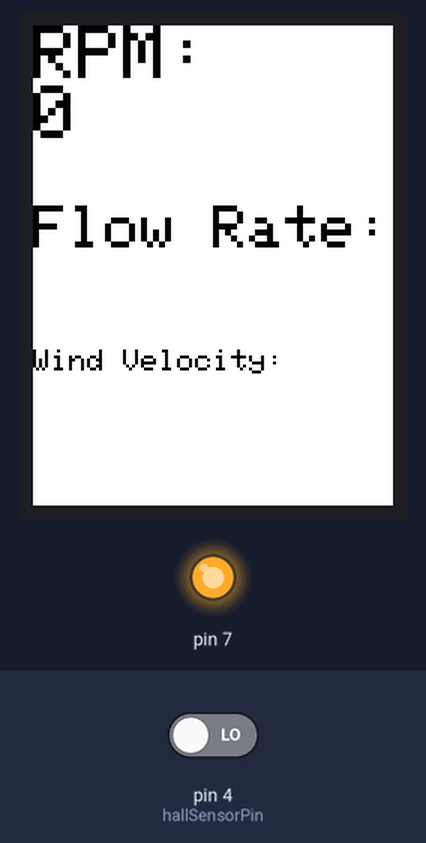
A sketch run on a simulated Arduino Uno, built with avr-gcc and run on an emulated ATmega328P. Parts: 240×320 colour display, output pins drawn as LEDs (lit = HIGH). The inputs (shaded band) are chosen by the test bench; at power-on: pin 4 (hallSensorPin) LOW. Pins used as bus, display or sensor lines are not drawn; what the sketch prints to the serial monitor is not drawn.

Above: at 1.4 s.
1.5 s: pin 4 (hallSensorPin) driven HIGH
At 4.9 s:
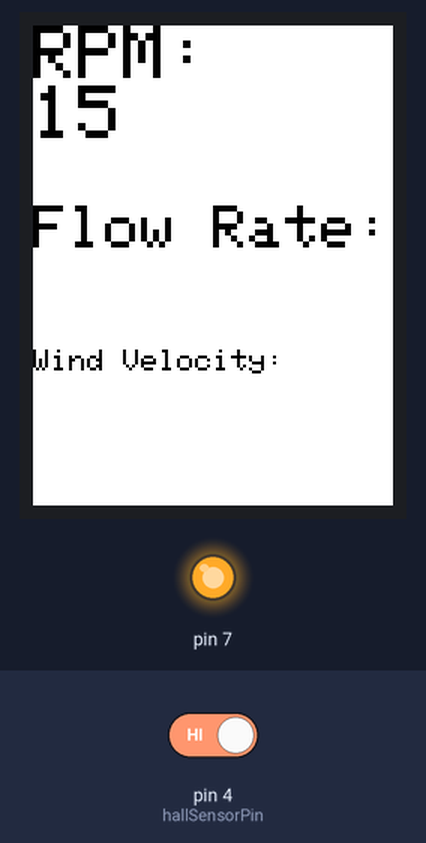
Timing chart, 0 to 6.4 s (numbered marks = the images above; inputs shaded):
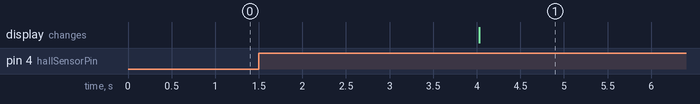

The sketch:

ev-3.ino
```cpp
#include "SPI.h"
#include "Adafruit_GFX.h"
#include "Adafruit_ILI9341.h"
//#include <LiquidCrystal.h>
// #include "TFT_eSPI.h"

// Screen Global Variables
// For the Adafruit shield, these are the default.
#define TFT_DC 9
#define TFT_CS 10
#define TFT_RST 8

// Hall Sensor Global Variables
int periodRPM = 4000; //Change depending on speed
long elapsedTimeRPM  = 0;
int revState = 0;
int revolutions = 0;
int hallSensorPin = 4;
int rpm = 0;

int rpm2 = 0;

// Use hardware SPI (on Uno, #13, #12, #11) and the above for CS/DC
Adafruit_ILI9341 tft = Adafruit_ILI9341(TFT_CS, TFT_DC, TFT_RST);

void setup() {
  // put your setup code here, to run once:
  Serial.begin(9600);
  Serial.println("ILI9341 Test!");

  //deselect all SPI devices
  pinMode(TFT_CS, OUTPUT);
  pinMode(7, OUTPUT);
  digitalWrite(TFT_CS, HIGH);
  digitalWrite(7, HIGH);
  tft.begin();
  //tft.setRotation(1);
  tft.fillScreen(ILI9341_WHITE);

  pinMode(hallSensorPin, INPUT);
}

void loop() {
  if ((millis() - elapsedTimeRPM) >= periodRPM) {
    // Serial.print("revolutions: ");
    // Serial.println(revolutions);
    rpm = revsPM();
    elapsedTimeRPM = millis();
    // Serial.print("RPM: ");
    // Serial.println(rpm);
  }
  rev();

  //tft.fillScreen(ILI9341_WHITE);

  unsigned long start = micros();
  tft.setCursor(0, 40);
  tft.setTextColor(ILI9341_WHITE);
  tft.setTextSize(5);
  tft.println(rpm2);
  tft.setCursor(0, 0);
  tft.setTextColor(ILI9341_BLACK);
  tft.setTextSize(5);
  tft.println("RPM: ");
  tft.println(rpm);
  tft.println();
  tft.setTextColor(ILI9341_BLACK);
  tft.setTextSize(4);
  tft.println("Flow Rate: ");
  // flow rate equation goes here
  //tft.println(flowRate)
  tft.println();
  tft.setTextColor(ILI9341_BLACK);
  tft.setTextSize(2.5);
  tft.println("Wind Velocity: ");
  // wind velocity based on wind tunnel testing goes here
    //tft.println(windVelocity)
  rpm2 = rpm;
  tft.println();
  return micros() - start;
}

int revsPM() {
  int revspermin = (revolutions * (60000)) / periodRPM;
  revolutions = 0;
  return revspermin;
}

void rev() {
  switch(revState) {
    case 0:
      if (digitalRead(hallSensorPin)) {
        revState = 0;
      }
      else {
        revState = 1;
        revolutions++;
        Serial.println("increasing revolutions");
      }
    case 1:
      if (digitalRead(hallSensorPin)) {
        revState = 0;
      }
      else {
        revState = 1;
      }

  }
}
```
